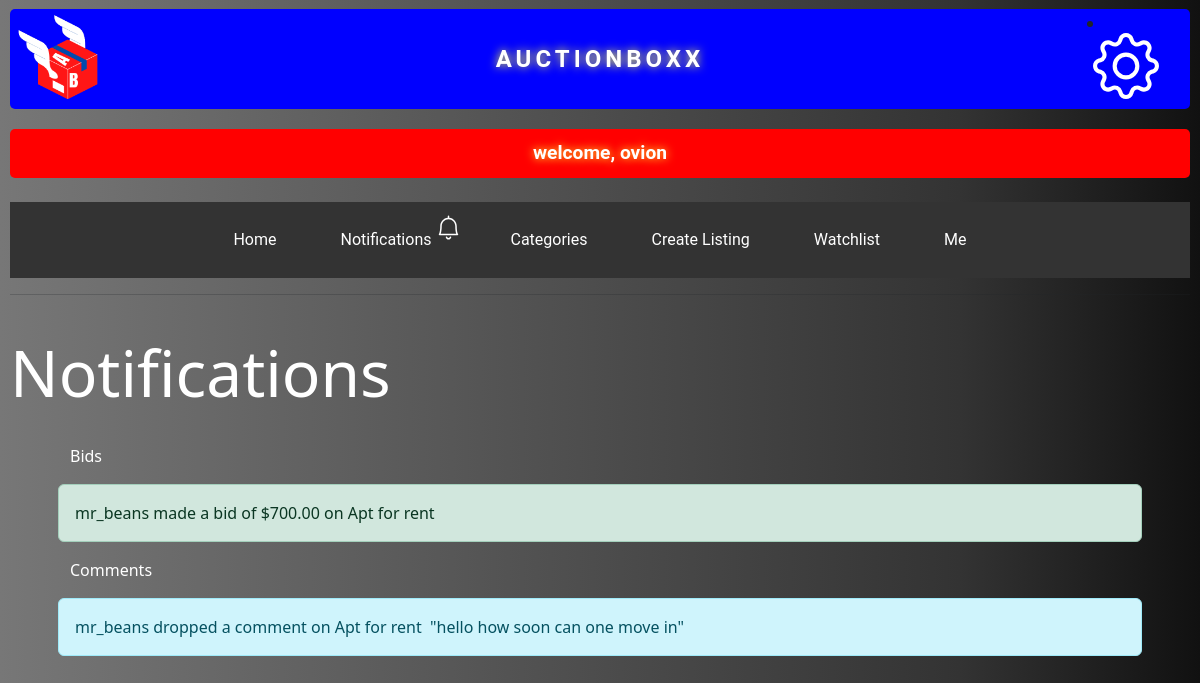
The page /notifications (signed in) on the database its author committed.
### auctions/models.py (models this page shows, shortened)
class User(AbstractUser):
    pass

class Bid(models.Model):
    bid = models.DecimalField(max_digits=10, decimal_places=2)
    bidder = models.ForeignKey(User, on_delete=models.CASCADE, blank=True, related_name="bidder", default=None)
    auction_listing = models.ForeignKey(AuctionListing, on_delete=models.CASCADE, blank=True, related_name="listing", default=None)
    def __str__(self):
        return f" {self.bidder} made a bid of ${self.bid} on {self.auction_listing} "

class AuctionListing(models.Model):
    title = models.CharField(max_length=100)
    description = models.TextField()
    imageUrl = models.CharField(max_length=1000)
    startingBid = models.DecimalField(max_digits=10, decimal_places=2)
    isActive= models.BooleanField(default=True)
    category= models.ForeignKey(Category, on_delete=models.CASCADE, blank=True, related_name="category")
    watchlist = models.ManyToManyField(User, blank = True, related_name= "watchlist" )
    seller_id = models.ForeignKey(User, on_delete=models.CASCADE, blank=False, null=False, related_name="seller")
    created = models.DateTimeField(default = timezone.now)
    def __str__(self):
        return self.title
    def created(self):
        return self.created

class Comment(models.Model):
    author = models.ForeignKey(User, on_delete=models.CASCADE, blank=True, related_name="author", default=None)
    auction_listing = models.ForeignKey(AuctionListing, on_delete=models.CASCADE, blank=True, related_name="auction_listing")
    comment = models.TextField(max_length=200 , default=None)
    created = models.DateTimeField(default = datetime.datetime.now)
    def __str__(self):
        return f"{self.author} dropped a comment on {self.auction_listing} "

### auctions/views.py (the view)
# urls.py: path("notifications", views.notifications, name='notifications'),
def notifications(request):
    user = request.user
    listings = AuctionListing.objects.filter(seller_id = user)
    for listing in listings:
        seller = listing.seller_id
        all_comments = Comment.objects.filter(auction_listing = listing )
        all_bids = Bid.objects.filter(auction_listing = listing)
        message = {'all_comments': all_comments,'all_bids': all_bids, 'seller': seller}
    return render(request, 'auctions/notifications.html', message)

### auctions/templates/auctions/notifications.html (shortened to what this page needs)
{% extends "auctions/layout.html" %}
{% block body %}
<br>
<h2 class="" style="color: white; justify-content: left; text-align: left; font-size: 4rem;">Notifications</h2><br>
<div class="row mx-5" >
{%if seller == user%}
<br>
<p style = "color: white;">Bids</p>
{%for bids in all_bids reversed%}
    <div class="alert alert-success" role="alert">{{ bids }}</div><br>
{%endfor%}
<br><br>
  <p style = "color: white;">Comments</p>
  {%for comments in all_comments reversed%}
      <div class="alert alert-info" role="alert">{{ comments }} &nbsp;"{{comments.comment}}"</div><br>
  {%endfor%}
{%endif%}
</div>
{% endblock %}

### auctions/templates/auctions/layout.html (shortened to what this page needs)
{% load static %}
<!DOCTYPE html>
<html lang="en">
    <head>
        <link rel="stylesheet" href="https://stackpath.bootstrapcdn.com/bootstrap/4.3.1/css/bootstrap.min.css">
        <link rel="stylesheet" href="https://stackpath.bootstrapcdn.com/bootstrap/4.4.1/css/bootstrap.min.css">
        <link href="{% static 'auctions/styles.css' %}" rel="stylesheet">
        <link href="https://cdn.jsdelivr.net/npm/bootstrap@5.3.0-alpha1/dist/css/bootstrap.min.css" rel="stylesheet">
    </head>
  <body>
{% if user.is_authenticated %}
        <div class="body">
          <div class="logo">
            <a style="margin-left: -32px; margin-top: -15px; margin-bottom: -31px; background-color: transparent;" href="{%url 'index'%}"><img src="{% static 'auctions/logo.png' %}" alt="logo"></a>
            <li>
                <a class="nav-link" href="{% url 'settings' %}" style = "margin-right: 25px; margin-top: -6px;">
                </a>
            </li>
          </div>
          <h1>
              <div style="color: white; font-family: 'Roboto', sans-serif; font-size: 0.6em; font-weight: bold; text-align: center; padding: 20px; background-color: blue; border-radius: 5px; text-shadow: 0 0 10px #ff3; ">auctionboxx</div>
          </h1>
          <div style="color: white; font-family: 'Roboto', sans-serif; font-size: 1.2em; font-weight: bold; text-align: center; padding: 10px; background-color: red; border-radius: 5px; text-shadow: 0 0 10px #ff3; animation: marquee 5s linear infinite;"> welcome, {{ user.username }}</div>
          <br>
          <ul class="nav">
            <li class="nav-item">
                <a class="nav-link" href="{% url 'index' %}">Home</a>
            </li>
            <li class="nav-item">
                <a class="nav-link" href="{% url 'notifications' %}">Notifications</a>
            </li>
                  <li class="nav-item">
                      <a class="nav-link" href="{% url 'categories' %}">Categories</a>
                  </li>
                  <li class="nav-item">
                      <a class="nav-link" href="{% url 'create_listing' %}">Create Listing</a>
                  </li>
                  <li class="nav-item">
                      <a class="nav-link" href="{% url 'watchlist' %}">Watchlist</a>
                  </li>
                  <li class="nav-item">
                      <a class="nav-link" href="{% url 'me' %}">Me</a>
                  </li>
              {% endif %}
          </ul>
          <hr>
        </div>
        {% block body %}
        {% endblock %}
    </body>
</html>

### auctions/static/auctions/styles.css (style rules this page uses)
body { padding: 10px; }

### auctions/templates/auctions/layout.html (style rules this page uses)
body { background-color: blue; }
h1 { color: #1DB954; font-family: 'Roboto', sans-serif; font-size: 2.5rem; font-weight: bold; text-transform: uppercase; letter-spacing: 0.1em; margin: 0.5em 0; line-height: 1.5em; text-shadow: 1px 1px 1px #000; margin-top: -95px; }
.nav { list-style-type: none; margin: 0; padding: 0; overflow: hidden; background-color: #333; }
.nav-item { float: left; list-style-type: none; }
.nav-link { display: block; color: white; text-align: center; padding: 4px 6px; text-decoration: none; font-family: 'Roboto', sans-serif; font-size: 1.2rem; }
.nav { list-style-type: none; margin: 0; padding: 0; justify-content: center; background-color: #333; display: flex; flex-wrap: nowrap; list-style-type: none; }
.nav li a { display: block; color: white; text-align: center; padding: 26px 32px; text-decoration: none; justify-content: center; flex: 0 0 auto; font-size: 1rem; border-radius: 20px; list-style-type: none; }
.logo img { width: 160px; max-width: 100%; height: 140px; margin-top }
.logo { display: flex; justify-content: space-between; align-items: center; width: 100%; position: relative; top: 5; left: 0; }

### auctions/templates/auctions/notifications.html (style rules this page uses)
body { background: linear-gradient(to left, #111111, #333333, #444444, #555555, #666666, #777777); }
.row { display: flex; flex-wrap: wrap; justify-content: center; }
a { color: lightblue; text-decoration: none; text-decoration-line: none; }

### rows shown on the page
User: username "ovion"
Bid: bidder+bid+auction_listing "mr_beans made a bid of $700.00 on Apt for rent"
Comment: author+auction_listing "mr_beans dropped a comment on Apt for rent", comment "hello how soon can one move in"
